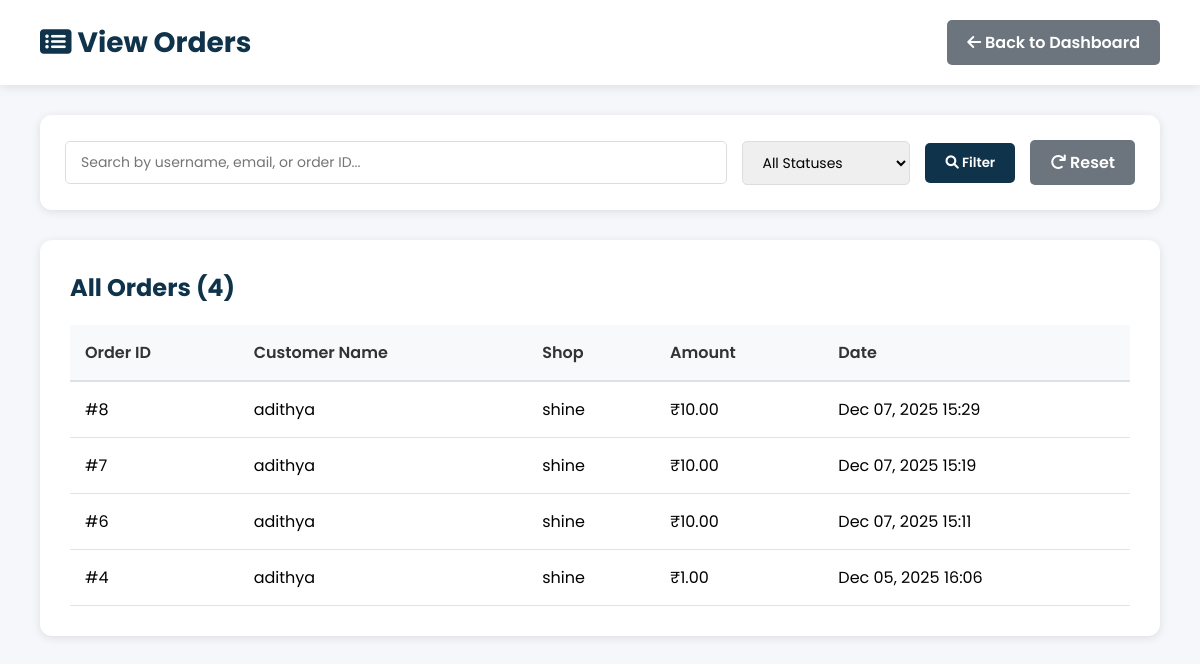
The app's page /admin-panel/orders/ (signed in), older data.
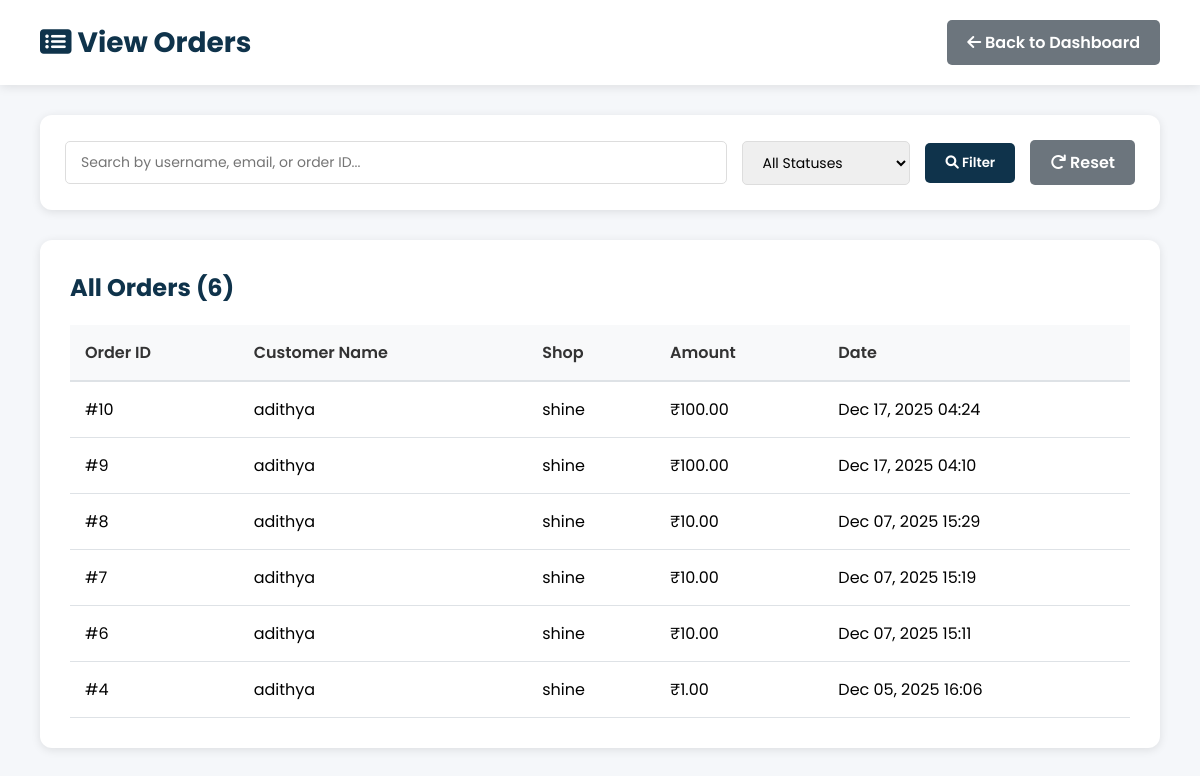
The same page, newer data.
### shop/models.py (models this page shows, shortened)
class Order(models.Model):
    STATUS_CHOICES = [
        ('Pending', 'Pending'),
        ('Washing', 'Washing'),
        ('Drying', 'Drying'),
        ('Ironing', 'Ironing'),
        ('Ready', 'Ready for Pickup'),
        ('Completed', 'Completed'),
    ]
    PAYMENT_CHOICES = [
        ('Pending', 'Pending'),
        ('Completed', 'Completed'),
    ]
    user = models.ForeignKey(User, on_delete=models.CASCADE)
    shop = models.ForeignKey(LaundryShop, on_delete=models.CASCADE)
    branch = models.ForeignKey(Branch, on_delete=models.CASCADE, blank=True, null=True)
    amount = models.DecimalField(max_digits=10, decimal_places=2)
    cloth_status = models.CharField(max_length=20, choices=STATUS_CHOICES, default='Pending')
    payment_status = models.CharField(max_length=20, choices=PAYMENT_CHOICES, default='Pending')
    pickup_date = models.DateTimeField(blank=True, null=True)
    delivery_date = models.DateTimeField(blank=True, null=True)
    delivery_name = models.CharField(max_length=100, blank=True)
    delivery_address = models.TextField(blank=True)
    delivery_phone = models.CharField(max_length=15, blank=True)
    special_instructions = models.TextField(blank=True)
    created_at = models.DateTimeField(default=timezone.now)
    delay_notified = models.BooleanField(default=False)
    thank_you_sent = models.BooleanField(default=False)

class LaundryShop(models.Model):
    name = models.CharField(max_length=100, unique=True)
    email = models.EmailField(unique=True)
    password = models.CharField(max_length=128, blank=True)
    address = models.TextField(blank=True)
    phone = models.CharField(max_length=15, blank=True)
    city = models.CharField(max_length=100, blank=True)
    latitude = models.FloatField(blank=True, null=True)
    longitude = models.FloatField(blank=True, null=True)
    is_approved = models.BooleanField(default=False)
    is_open = models.BooleanField(default=True)
    created_at = models.DateTimeField(default=timezone.now)

### shop/views.py (the view)
# urls.py: path("admin-panel/orders/", views.admin_orders, name="admin_orders"),
@login_required
@user_passes_test(is_staff_user, login_url='login')
def admin_orders(request):
    status_filter = request.GET.get('status', '')
    search_query = request.GET.get('search', '')
    orders = Order.objects.select_related('user', 'shop').order_by('-created_at')
    if status_filter:
        orders = orders.filter(cloth_status=status_filter)
    if search_query:
        orders = orders.filter(
            Q(user__username__icontains=search_query) |
            Q(user__email__icontains=search_query) |
            Q(id__icontains=search_query)
        )
    approved_shops = LaundryShop.objects.filter(is_approved=True)
    orders = orders.filter(shop__is_approved=True)
    context = {
        'orders': orders,
        'status_choices': Order.STATUS_CHOICES,
        'current_status': status_filter,
        'search_query': search_query,
        'all_shops': approved_shops,  # Only approved shops for reassignment
    }
    return render(request, 'admin_orders.html', context)

### shop/views.py (called while the page is built)
def is_staff_user(user):
    return user.is_authenticated and (user.is_staff or user.is_superuser)

### shop/templates/admin_orders.html (shortened to what this page needs)
{% load static %}
<!DOCTYPE html>
<html lang="en">
<head>
    <link rel="stylesheet" href="https://cdnjs.cloudflare.com/ajax/libs/font-awesome/6.0.0-beta3/css/all.min.css">
</head>
<body>
    <div class="admin-header">
        <h1><i class="fas fa-list-alt"></i> {% if title %}{{ title }}{% else %}View Orders{% endif %}</h1>
        <div>
            <a href="{% url 'admin_dashboard' %}" class="btn btn-secondary">
                <i class="fas fa-arrow-left"></i> Back to Dashboard
            </a>
        </div>
    </div>
    <div class="admin-container">
        <div class="filters">
            <form method="get" style="display: flex; gap: 15px; flex-wrap: wrap; width: 100%; align-items: center;">
                <input type="text" name="search" placeholder="Search by username, email, or order ID..." value="{{ search_query }}">
                <select name="status">
                    <option value="">All Statuses</option>
                </select>
                <button type="submit" class="btn btn-primary">
                    <i class="fas fa-search"></i> Filter
                </button>
                <a href="{% url 'admin_orders' %}" class="btn btn-secondary">
                    <i class="fas fa-redo"></i> Reset
                </a>
            </form>
        </div>
        <div class="dashboard-section">
            <h2 style="margin-bottom: 20px; color: var(--primary-color);">
                {% if title %}{{ title }}{% else %}All Orders{% endif %} ({{ orders.count }})
            </h2>
            {% if orders %}
            <table class="data-table">
                <thead>
                    <tr>
                        <th>Order ID</th>
                        <th>Customer Name</th>
                        <th>Shop</th>
                        <th>Amount</th>
                        <th>Date</th>
                    </tr>
                </thead>
                <tbody>
                    {% for order in orders %}
                    <tr>
                        <td>#{{ order.id }}</td>
                        <td>{{ order.user.get_full_name|default:order.user.username }}</td>
                        <td>{{ order.shop.name|default:"N/A" }}</td>
                        <td>₹{{ order.amount|floatformat:2 }}</td>
                        <td>{{ order.created_at|date:"M d, Y H:i" }}</td>
                    </tr>
                    {% endfor %}
                </tbody>
            </table>
            {% else %}
            <div style="text-align: center; padding: 40px; color: #999;">
                <i class="fas fa-inbox" style="font-size: 48px; margin-bottom: 15px; opacity: 0.5;"></i>
                <p>No orders found</p>
            </div>
            {% endif %}
        </div>
    </div>
</body>
</html>

Row changes from the older to the newer data that the page shows:
added Order: id "10", user.get_full_name "adithya", shop.name "shine", amount "100.00", created_at "Dec 17, 2025 04:24"
added Order: id "9", user.get_full_name "adithya", shop.name "shine", amount "100.00", created_at "Dec 17, 2025 04:10"
Text that changed along with them:
{{ orders.count }}: "4" → "6"
